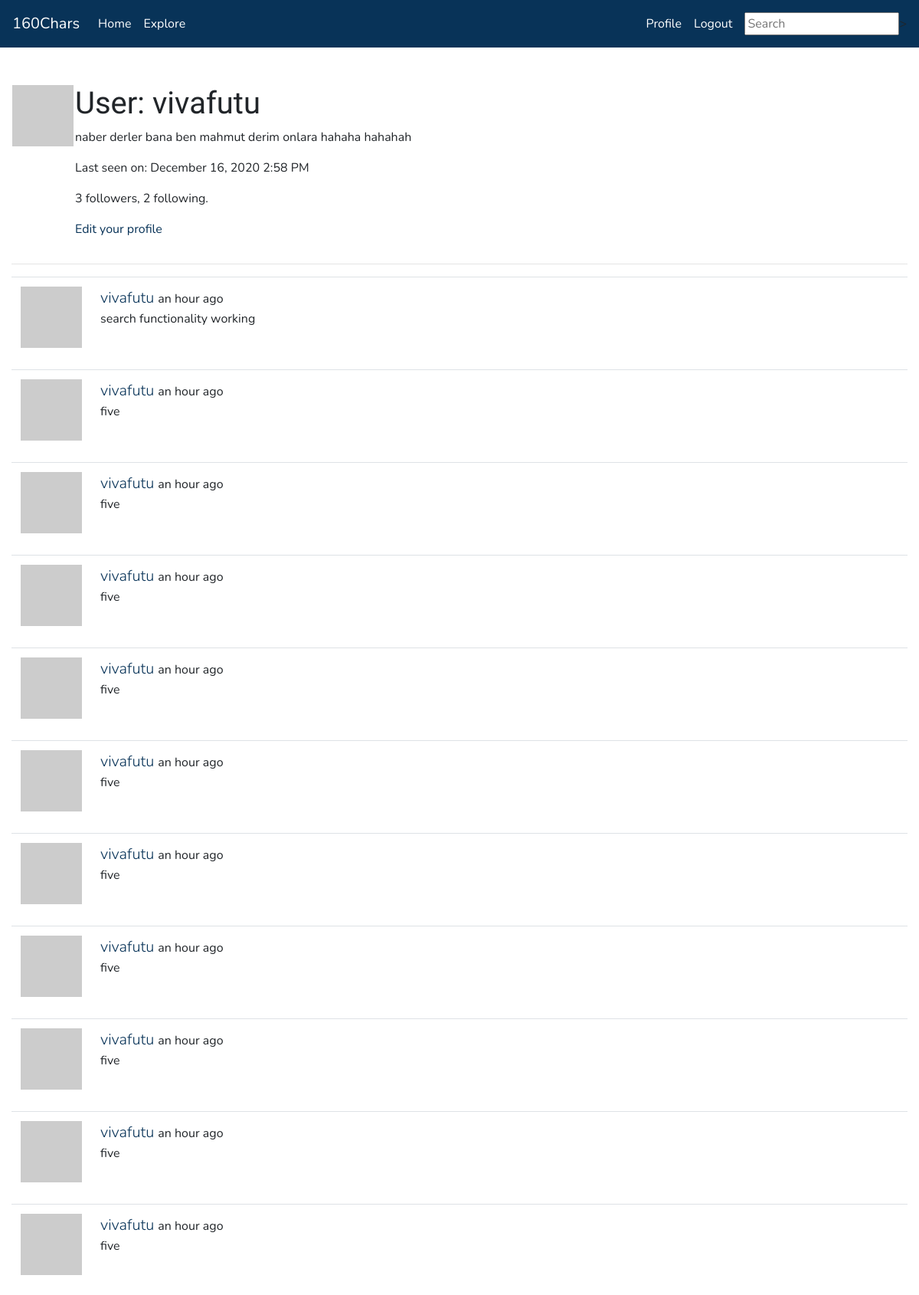
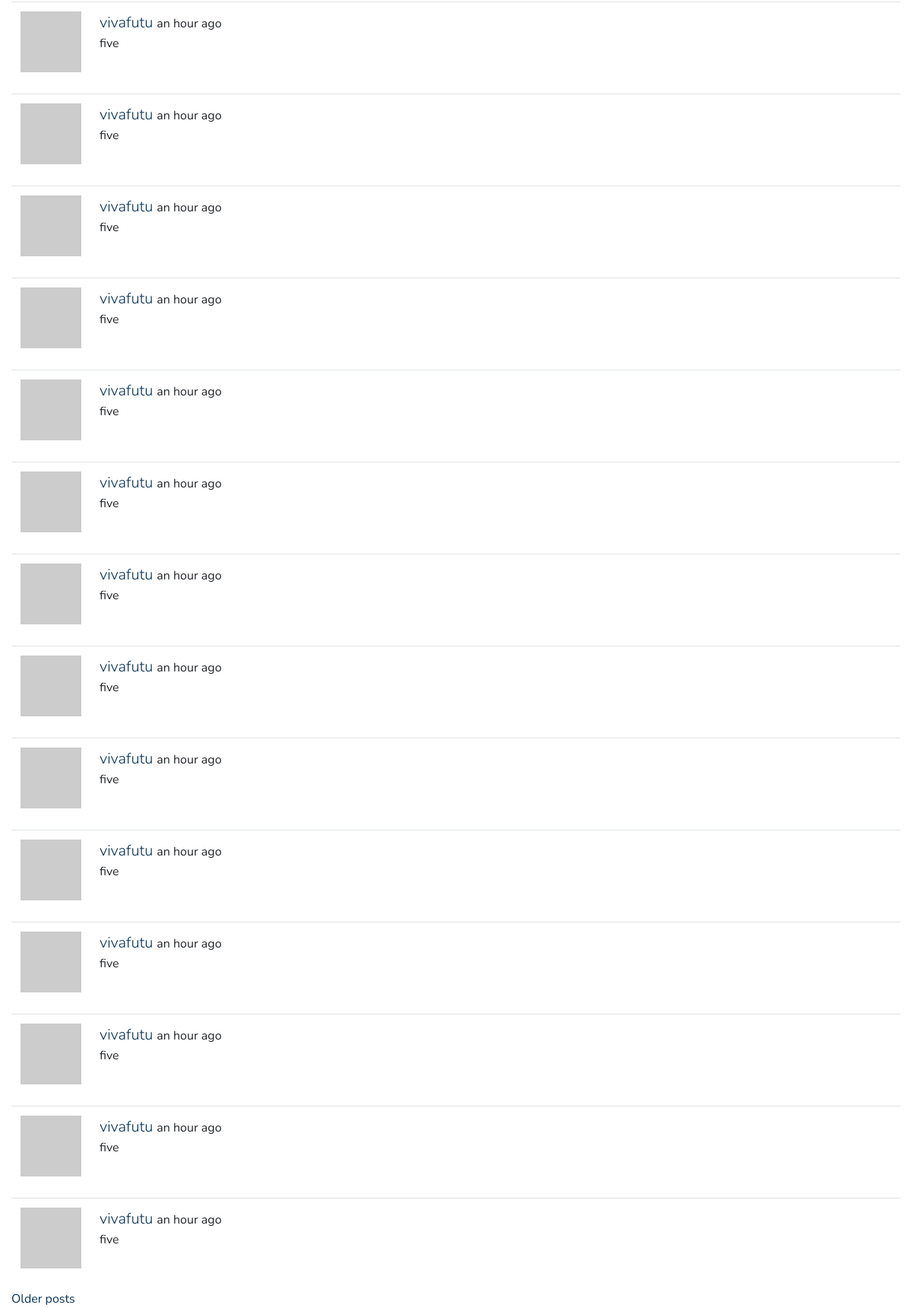
/user/vivafutu (signed in), run on the app's committed database (2 pictures, top to bottom).
### app/models.py (models this page shows, shortened)
class User(UserMixin, db.Model):
    id = db.Column(db.Integer, primary_key=True)
    username = db.Column(db.String(64), index=True, unique=True)
    email = db.Column(db.String(120), index=True, unique=True)
    password_hash = db.Column(db.String(128))
    posts = db.relationship('Post', backref='author', lazy='dynamic')
    about_me = db.Column(db.String(160))
    last_seen = db.Column(db.DateTime, default=datetime.utcnow)
    followed = db.relationship(
        'User', secondary=followers,
        primaryjoin=(followers.c.follower_id == id),
        secondaryjoin=(followers.c.followed_id == id),
        backref=db.backref('followers', lazy='dynamic'), lazy='dynamic')
    def avatar(self, size):
        digest = md5(self.email.lower().encode('utf-8')).hexdigest()
        return 'https://www.gravatar.com/avatar/{}?d=identicon&s={}'.format(
            digest, size)

class SearchableMixin(object):
    @classmethod
    def before_commit(cls, session):
        session._changes = {
            'add': list(session.new),
            'update': list(session.dirty),
            'delete': list(session.deleted)
        }
    @classmethod
    def after_commit(cls, session):
        for obj in session._changes['add']:
            if isinstance(obj, SearchableMixin):
                add_to_index(obj.__tablename__, obj)
        for obj in session._changes['update']:
            if isinstance(obj, SearchableMixin):
                add_to_index(obj.__tablename__, obj)
        for obj in session._changes['delete']:
            if isinstance(obj, SearchableMixin):
                remove_from_index(obj.__tablename__, obj)
        session._changes = None

class Post(SearchableMixin, db.Model):
    id = db.Column(db.Integer, primary_key=True)
    body = db.Column(db.String(160))
    timestamp = db.Column(db.DateTime, index=True, default=datetime.utcnow)
    user_id = db.Column(db.Integer, db.ForeignKey('user.id'))
    __searchable__ = ['body']

### app/main/routes.py (the view)
@bp.route('/user/<username>')
@login_required
def user(username):
    user = User.query.filter_by(username=username).first_or_404()
    page = request.args.get('page', 1, type=int)
    posts = user.posts.order_by(Post.timestamp.desc()).paginate(
        page, current_app.config['POSTS_PER_PAGE'], False)
    next_url = url_for('user', username=user.username, page=posts.next_num) \
        if posts.has_next else None
    prev_url = url_for('user', username=user.username, page=posts.prev_num) \
        if posts.has_prev else None
    form = EmptyForm()
    return render_template ('user.html', user=user, posts=posts.items, form=form,
                            next_url=next_url, prev_url=prev_url)

### app/main/forms.py
class SearchForm(FlaskForm):
    q = StringField('Search', validators=[DataRequired()])
    def __init__(self, *args, **kwargs):
        if 'formdata' not in kwargs:
            kwargs['formdata'] = request.args
        if 'csrf_enabled' not in kwargs:
            kwargs['csrf_enabled'] = False
        super(SearchForm, self).__init__(*args, **kwargs)

class EmptyForm(FlaskForm):
    submit = SubmitField('Submit')

### app/main/routes.py (called while the page is built)
@bp.before_app_request
def before_request():
    if current_user.is_authenticated:
        current_user.last_seen = datetime.utcnow()
        db.session.commit()
        g.search_form = SearchForm()

### app/models.py (called while the page is built)
@login.user_loader
def load_user(id):
    return User.query.get(int(id))

### app/templates/user.html (shortened to what this page needs)
{% extends 'base.html' %}
{% block content %}
<table>
    <tr valign="top">
        <td><img src="{{ user.avatar(128) }}"</td>
        <td>
            <h1>User: {{user.username}} </h1>
            {% if user.about_me %}<p>{{ user.about_me }}</p> {% endif %}
            {% if user.last_seen %}<p> Last seen on: {{ moment(user.last_seen).format('LLL') }}</p>{% endif %}
            <p>{{ user.followers.count() }} followers, {{ user.followed.count() }} following.</p>
            {% if user == current_user %}
            <p><a href="{{ url_for('main.edit_profile') }}">Edit your profile</a></p>
            {% endif %}
        </td>
    </tr>
</table>
    <hr>
    {% for post in posts %}
        {% include '_post.html' %}
    {% endfor %}
    {% if next_url %}
    <a href="{{ next_url }}">Older posts</a>
    {% endif %}
{% endblock %}

### app/templates/base.html (shortened to what this page needs)
{% from 'bootstrap/utils.html' import render_messages, render_static %}
<!doctype html>
<html lang="en">
    <head>
        {% block head %}
        {% block styles %}
            {{ bootstrap.load_css() }}
            {{ render_static('css', 'theme.css', local=True) }}
        {% endblock %}
        {% endblock %}
    </head>
<body>
    {% block navbar %}
    <nav class="navbar navbar-expand-lg navbar-dark bg-primary" id="navbar1">
        <a class="navbar-brand" href="{{ url_for('main.index') }}">160Chars</a>
            <div class="collapse navbar-collapse" id="navbarSupportedContent">
                <ul class="navbar-nav mr-auto">
                    <li class="nav-item active">
                        <a class="nav-link" href="{{ url_for('main.index') }}">Home</a>
                    </li>
                    <li class="nav-item active">
                        <a class="nav-link" href="{{ url_for('main.explore') }}">Explore</a>
                    </li>
                </ul>
                <ul class="navbar-nav mr-sm-2">
                {% if current_user.is_anonymous %}
                    <li class="nav-item active">
                        <a class="nav-link" href="{{ url_for('auth.login') }}">Login</a>
                    </li>
                    <li class="nav-item active">
                        <a class="nav-link" href="{{ url_for('auth.register') }}">Register</a>
                    </li>
                {% else %}
                    <li class="nav-item active">
                        <a class="nav-link" href="{{ url_for('main.user', username=current_user.username) }}">Profile</a>
                    </li>
                    <li class="nav-item active">
                        <a class="nav-link" href="{{ url_for('auth.logout') }}">Logout</a>
                    </li>
                {% endif %}
                </ul>
                {% if g.search_form %}
                <form class="form-inline my-2 my-lg-2" method="get" action="{{ url_for('main.search') }}">
                    <input class={{ g.search_form.q(size=20, class='form-control mr-sm-2',
                                    placeholder=g.search_form.q.label.text) }}
                </form>
                {% endif %}
            </div>
    </nav>
{% endblock %}
    <main class="container-fluid pt-5">
        {% block content %}{% endblock %}
    </main>
    </body>
</html>

### app/templates/_post.html
<table class="table table-hover">
    <tr>
        <td width="70px">
            <a href="{{ url_for('main.user', username=post.author.username) }}">
                <img src="{{ post.author.avatar(70) }}" />
            </a>
        </td>
        <td>
            <a class="lead" href="{{ url_for('main.user', username=post.author.username) }}">
                {{ post.author.username }}
            </a>
            {{ moment(post.timestamp).fromNow() }}
            <p>{{ post.body }}</p>
        </td>
    </tr>
</table>

### data on the page
User: username "vivafutu", about_me "naber derler bana ben mahmut derim onlara hahaha hahahah", last_seen "December 16, 2020 2:58 PM"
Post: author.username "vivafutu", timestamp "an hour ago", body "search functionality working"
Post: author.username "vivafutu", timestamp "an hour ago", body "five"
Post: author.username "vivafutu", timestamp "an hour ago", body "five"
Post: author.username "vivafutu", timestamp "an hour ago", body "five"
Post: author.username "vivafutu", timestamp "an hour ago", body "five"
Post: author.username "vivafutu", timestamp "an hour ago", body "five"
Post: author.username "vivafutu", timestamp "an hour ago", body "five"
Post: author.username "vivafutu", timestamp "an hour ago", body "five"
Post: author.username "vivafutu", timestamp "an hour ago", body "five"
Post: author.username "vivafutu", timestamp "an hour ago", body "five"
Post: author.username "vivafutu", timestamp "an hour ago", body "five"
Post: author.username "vivafutu", timestamp "an hour ago", body "five"
Post: author.username "vivafutu", timestamp "an hour ago", body "five"
Post: author.username "vivafutu", timestamp "an hour ago", body "five"
Post: author.username "vivafutu", timestamp "an hour ago", body "five"
Post: author.username "vivafutu", timestamp "an hour ago", body "five"
Post: author.username "vivafutu", timestamp "an hour ago", body "five"
Post: author.username "vivafutu", timestamp "an hour ago", body "five"
Post: author.username "vivafutu", timestamp "an hour ago", body "five"
Post: author.username "vivafutu", timestamp "an hour ago", body "five"
Post: author.username "vivafutu", timestamp "an hour ago", body "five"
Post: author.username "vivafutu", timestamp "an hour ago", body "five"
Post: author.username "vivafutu", timestamp "an hour ago", body "five"
Post: author.username "vivafutu", timestamp "an hour ago", body "five"
Post: author.username "vivafutu", timestamp "an hour ago", body "five"

### other printed values
{{ user.followers.count() }} "3"
{{ user.followed.count() }} "2"
